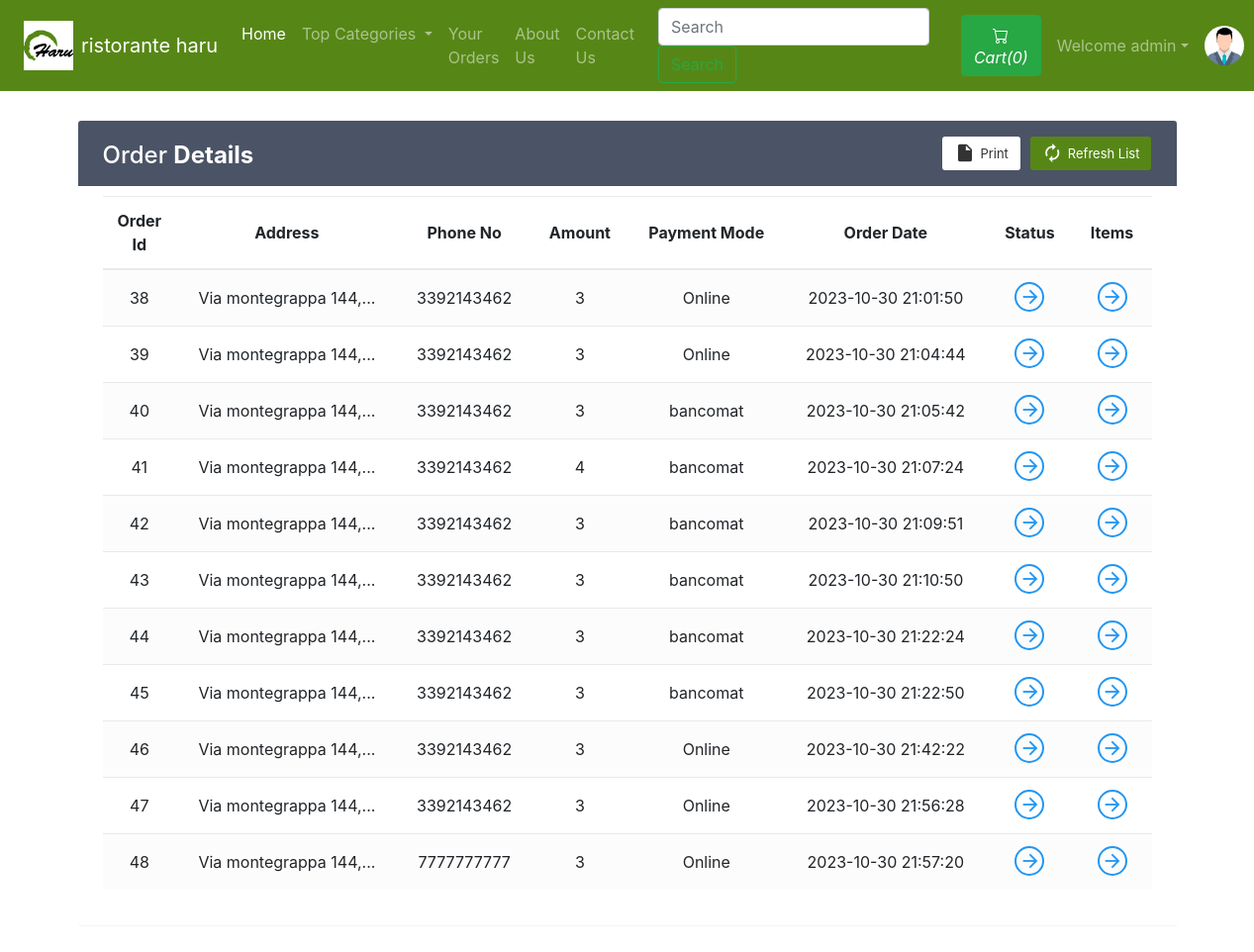
The page /viewOrder.php (signed in) on the database its author committed.
### tables this page shows
CREATE TABLE `sitedetail` (
  `tempId` int(11) NOT NULL,
  `systemName` varchar(21) NOT NULL,
  `email` varchar(35) NOT NULL,
  `contact1` bigint(21) NOT NULL,
  `contact2` bigint(21) DEFAULT NULL COMMENT 'Optional',
  `address` text NOT NULL,
  `dateTime` datetime NOT NULL DEFAULT current_timestamp()
);

CREATE TABLE `orders` (
  `orderId` int(21) NOT NULL,
  `userId` int(21) NOT NULL,
  `address` varchar(255) NOT NULL,
  `zipCode` int(21) NOT NULL,
  `phoneNo` bigint(21) NOT NULL,
  `amount` int(200) NOT NULL,
  `paymentMode` enum('0','1','2','3','4') NOT NULL DEFAULT '0' COMMENT '0=cash on delivery, \r\n1=online \r\n2=mangio al ristorante\r\n3=ritiro al ristorante\r\n\r\n',
  `orderStatus` enum('0','1','2','3','4','5','6') NOT NULL DEFAULT '0' COMMENT '0=Order Placed.\r\n1=Order Confirmed.\r\n2=Preparing your Order.\r\n3=Your order is on the way!\r\n4=Order Delivered.\r\n5=Order Denied.\r\n6=Order Cancelled.',
  `orderDate` datetime NOT NULL DEFAULT current_timestamp()
);

### viewOrder.php (the view, shortened to what this page needs)
<!doctype html>
<html lang="en">
<head>
    <link rel="stylesheet" href="https://stackpath.bootstrapcdn.com/bootstrap/4.5.0/css/bootstrap.min.css">
    <link rel="stylesheet" href="https://use.fontawesome.com/releases/v5.7.2/css/all.css">
</head>
<body>
    <?php include 'partials/_dbconnect.php';?>
    <?php include 'partials/_nav.php';?>
    <?php
    if($loggedin){
    ?>
    <div class="container">
        <div class="table-wrapper" id="empty">
            <div class="table-title">
                <div class="row">
                    <div class="col-sm-4">
                        <h2>Order <b>Details</b></h2>
                    </div>
                    <div class="col-sm-8">
                        <a href="" class="btn" style="background-color: #568716; color: #fff;"><i class="material-icons">&#xE863;</i> <span>Refresh List</span></a>
                        <a href="#" onclick="window.print()" class="btn btn-info"><i class="material-icons">&#xE24D;</i> <span>Print</span></a>
                    </div>
                </div>
            </div>
            <table class="table table-striped table-hover text-center">
                <thead>
                    <tr>
                        <th>Order Id</th>
                        <th>Address</th>
                        <th>Phone No</th>
                        <th>Amount</th>
                        <th>Payment Mode</th>
                        <th>Order Date</th>
                        <th>Status</th>
                        <th>Items</th>
                    </tr>
                </thead>
                <tbody>
                    <?php
                        $sql = "SELECT * FROM `orders` WHERE `userId`= $userId";
                        $result = mysqli_query($conn, $sql);
                        while($row = mysqli_fetch_assoc($result)){
                            $orderId = $row['orderId'];
                            $address = $row['address'];
                            $phoneNo = $row['phoneNo'];
                            $amount = $row['amount'];
                            $orderDate = $row['orderDate'];
                            $paymentMode = $row['paymentMode'];
                        if($paymentMode == 3) {
                            $tpaymentMode = "bancomat";
                        }
                        if($paymentMode == 0)  {
                            $tpaymentMode = "Online";
                        }
                            echo '<tr>
                                    <td>' . $orderId . '</td>
                                    <td>' . substr($address, 0, 20) . '...</td>
                                    <td>' . $phoneNo . '</td>
                                    <td>' . $amount . '</td>
                                    <td>' . $tpaymentMode . '</td>
                                    <td>' . $orderDate . '</td>
                                    <td><a href="#" data-toggle="modal" data-target="#orderStatus' . $orderId . '" class="view"><i class="material-icons">&#xE5C8;</i></a></td>
                                    <td><a href="#" data-toggle="modal" data-target="#orderItem' . $orderId . '" class="view" title="View Details"><i class="material-icons">&#xE5C8;</i></a></td>
                                </tr>';
                        }
                            ?>
                </tbody>
            </table>
        </div>
    </div>
    <?php
    }
    else {
        echo '<div class="container" style="min-height : 610px;">
        <div class="alert alert-info my-3">
            <font style="font-size:22px"><center>Check your Order. You need to <strong><a class="alert-link" data-toggle="modal" data-target="#loginModal">Login</a></strong></center></font>
        </div></div>';
    }
    ?>
  </body>
</html>

### partials/_nav.php (shortened to what this page needs)
<?php
if(isset($_SESSION['loggedin']) && $_SESSION['loggedin']==true){
  $loggedin= true;
  $userId = $_SESSION['userId'];
  $username = $_SESSION['username'];
}
else{
  $loggedin = false;
  $userId = 0;
}
$sql = "SELECT * FROM `sitedetail`";
$result = mysqli_query($conn, $sql);
$row = mysqli_fetch_assoc($result);
$systemName = $row['systemName'];
echo '
<style>
    .bg-darkgreen {
        background-color: #568716;
    }
</style>
<nav class="navbar navbar-expand-lg navbar-dark bg-darkgreen">
<div class="text-center image-size-big position-relative mx-2">
      <a href="index.php"><img src="img/logoO.jpg"  style="width:50px; height:50px"></a>
    </div>
      <a class="navbar-brand" href="index.php">'.$systemName.'</a>
      <button class="navbar-toggler" type="button" data-toggle="collapse" data-target="#navbarSupportedContent" aria-controls="navbarSupportedContent" aria-expanded="false" aria-label="Toggle navigation">
        <span class="navbar-toggler-icon"></span>
      </button>
      <div class="collapse navbar-collapse" id="navbarSupportedContent">
        <ul class="navbar-nav mr-auto">
          <li class="nav-item active">
            <a class="nav-link" href="index.php">Home <span class="sr-only">(current)</span></a>
          </li>
          <li class="nav-item dropdown">
            <a class="nav-link dropdown-toggle" href="#" id="navbarDropdown" role="button" data-toggle="dropdown" aria-haspopup="true" aria-expanded="false">
              Top Categories
            </a>
            <div class="dropdown-menu" aria-labelledby="navbarDropdown">';
            echo '</div>
          </li>
          <li class="nav-item">
            <a class="nav-link" href="viewOrder.php">Your Orders</a>
          </li>
          <li class="nav-item">
            <a class="nav-link" href="about.php">About Us</a>
          </li>
          <li class="nav-item">
            <a class="nav-link" href="contact.php">Contact Us</a>
          </li>
        </ul>
        <form method="get" action="/search.php" class="form-inline my-2 my-lg-0 mx-3">
          <input class="form-control mr-sm-2" type="search" name="search" id="search" placeholder="Search" aria-label="Search" required>
          <button class="btn btn-outline-success my-2 my-sm-0" type="submit">Search</button>
        </form>';
        $countsql = "SELECT SUM(`itemQuantity`) FROM `viewcart` WHERE `userId`=$userId";
        $countresult = mysqli_query($conn, $countsql);
        $countrow = mysqli_fetch_assoc($countresult);
        $count = $countrow['SUM(`itemQuantity`)'];
        if(!$count) {
          $count = 0;
        }
        echo '<a href="viewCart.php"><button type="button" class="btn btn-success mx-2" title="MyCart">
          <svg xmlns="img/cart.svg" width="16" height="16" fill="currentColor" class="bi bi-cart" viewBox="0 0 16 16">
            <path d="M0 1.5A.5.5 0 0 1 .5 1H2a.5.5 0 0 1 .485.379L2.89 3H14.5a.5.5 0 0 1 .491.592l-1.5 8A.5.5 0 0 1 13 12H4a.5.5 0 0 1-.491-.408L2.01 3.607 1.61 2H.5a.5.5 0 0 1-.5-.5zM3.102 4l1.313 7h8.17l1.313-7H3.102zM5 12a2 2 0 1 0 0 4 2 2 0 0 0 0-4zm7 0a2 2 0 1 0 0 4 2 2 0 0 0 0-4zm-7 1a1 1 0 1 1 0 2 1 1 0 0 1 0-2zm7 0a1 1 0 1 1 0 2 1 1 0 0 1 0-2z"/>
          </svg>
          <i class="bi bi-cart">Cart(' .$count. ')</i>
        </button></a>';
        if($loggedin){
          echo '<ul class="navbar-nav mr-2">
            <li class="nav-item dropdown">
              <a class="nav-link dropdown-toggle" href="#" id="navbarDropdown" role="button" data-toggle="dropdown"> Welcome ' .$username. '</a>
              <div class="dropdown-menu" aria-labelledby="navbarDropdown">
                <a class="dropdown-item" href="partials/_logout.php">Logout</a>
              </div>
            </li>
          </ul>
          <div class="text-center image-size-small position-relative">
            <a href="viewProfile.php"><img src="img/person-' .$userId. '.jpg" class="rounded-circle" onError="this.src = \'img/profilePic.jpg\'" style="width:40px; height:40px"></a>
          </div>';
        }
        else {
          echo '
          <button type="button" class="btn btn-success mx-2"  data-toggle="modal" data-target="#loginModal">Login</button>
          <button type="button" class="btn btn-success mx-2"  data-toggle="modal" data-target="#signupModal">SignUp</button>';
        }
  echo '</div>
    </nav>';
?>

### viewOrder.php (style rules this page uses)
.table-wrapper { background: #fff; padding: 20px 25px; margin: 30px auto; border-radius: 3px; box-shadow: 0 1px 1px rgba(0,0,0,.05); }
.table-wrapper .btn { float: right; color: #333; background-color: #fff; border-radius: 3px; border: none; outline: none !important; margin-left: 10px; }
.table-title .btn { font-size: 13px; border: none; }
.table-title .btn i { float: left; font-size: 21px; margin-right: 5px; }
.table-title .btn span { float: left; margin-top: 2px; }
.table-title { color: #fff; background: #4b5366; padding: 16px 25px; margin: -20px -25px 10px; border-radius: 3px 3px 0 0; }
.table-title h2 { margin: 5px 0 0; font-size: 24px; }
table.table tr th, table.table tr td { border-color: #e9e9e9; padding: 12px 15px; vertical-align: middle; }
table.table tr th:first-child { width: 60px; }
table.table tr th:last-child { width: 80px; }
table.table-striped tbody tr:nth-of-type(odd) { background-color: #fcfcfc; }
table.table td a { font-weight: bold; color: #566787; display: inline-block; text-decoration: none; }
table.table td a.view { width: 30px; height: 30px; color: #2196F3; border: 2px solid; border-radius: 30px; text-align: center; }
table.table td a.view i { font-size: 22px; margin: 2px 0 0 1px; }
table { counter-reset: section; }

### partials/_nav.php (style rules this page uses)
.bg-darkgreen { background-color: #568716; }

### rows shown on the page
sitedetail: systemName "ristorante haru"
orders: orderId "38", address "Via montegrappa 144,", phoneNo "3392143462", amount "3", paymentMode "Online", orderDate "2023-10-30 21:01:50"
orders: orderId "39", address "Via montegrappa 144,", phoneNo "3392143462", amount "3", paymentMode "Online", orderDate "2023-10-30 21:04:44"
orders: orderId "40", address "Via montegrappa 144,", phoneNo "3392143462", amount "3", paymentMode "bancomat", orderDate "2023-10-30 21:05:42"
orders: orderId "41", address "Via montegrappa 144,", phoneNo "3392143462", amount "4", paymentMode "bancomat", orderDate "2023-10-30 21:07:24"
orders: orderId "42", address "Via montegrappa 144,", phoneNo "3392143462", amount "3", paymentMode "bancomat", orderDate "2023-10-30 21:09:51"
orders: orderId "43", address "Via montegrappa 144,", phoneNo "3392143462", amount "3", paymentMode "bancomat", orderDate "2023-10-30 21:10:50"
orders: orderId "44", address "Via montegrappa 144,", phoneNo "3392143462", amount "3", paymentMode "bancomat", orderDate "2023-10-30 21:22:24"
orders: orderId "45", address "Via montegrappa 144,", phoneNo "3392143462", amount "3", orderDate "2023-10-30 21:22:50"
orders: orderId "46", address "Via montegrappa 144,", phoneNo "3392143462", amount "3", paymentMode "Online", orderDate "2023-10-30 21:42:22"
orders: orderId "47", address "Via montegrappa 144,", phoneNo "3392143462", amount "3", paymentMode "Online", orderDate "2023-10-30 21:56:28"
orders: orderId "48", address "Via montegrappa 144,", phoneNo "7777777777", amount "3", paymentMode "Online", orderDate "2023-10-30 21:57:20"

### other values the page prints
$count "0"
$username "admin"
